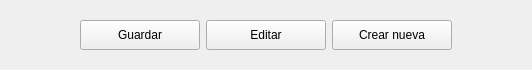
                      <widget class="QWidget" name="widget_17" native="true">
                       <property name="minimumSize">
                        <size>
                         <width>0</width>
                         <height>70</height>
                        </size>
                       </property>
                       <property name="maximumSize">
                        <size>
                         <width>16777215</width>
                         <height>70</height>
                        </size>
                       </property>
                       <layout class="QHBoxLayout" name="horizontalLayout_2">
                        <property name="leftMargin">
                         <number>80</number>
                        </property>
                        <property name="topMargin">
                         <number>20</number>
                        </property>
                        <property name="rightMargin">
                         <number>80</number>
                        </property>
                        <property name="bottomMargin">
                         <number>20</number>
                        </property>
                        <item>
                         <widget class="QPushButton" name="btnSaveSubscription">
                          <property name="minimumSize">
                           <size>
                            <width>120</width>
                            <height>30</height>
                           </size>
                          </property>
                          <property name="maximumSize">
                           <size>
                            <width>120</width>
                            <height>30</height>
                           </size>
                          </property>
                          <property name="text">
                           <string>Guardar</string>
                          </property>
                          <property name="icon">
                           <iconset resource="resources.qrc">
                            <normaloff>:/icons/icon/save_Weight_100.svg</normaloff>:/icons/icon/save_Weight_100.svg</iconset>
                          </property>
                          <property name="iconSize">
                           <size>
                            <width>25</width>
                            <height>25</height>
                           </size>
                          </property>
                         </widget>
                        </item>
                        <item>
                         <widget class="QPushButton" name="btnEditSubscription">
                          <property name="minimumSize">
                           <size>
                            <width>120</width>
                            <height>30</height>
                           </size>
                          </property>
                          <property name="maximumSize">
                           <size>
                            <width>120</width>
                            <height>30</height>
                           </size>
                          </property>
                          <property name="text">
                           <string>Editar</string>
                          </property>
                          <property name="icon">
                           <iconset resource="resources.qrc">
                            <normaloff>:/icons/icon/edit_document_Weight_100.svg</normaloff>:/icons/icon/edit_document_Weight_100.svg</iconset>
                          </property>
                          <property name="iconSize">
                           <size>
                            <width>25</width>
                            <height>25</height>
                           </size>
                          </property>
                         </widget>
                        </item>
                        <item>
                         <widget class="QPushButton" name="pushButton_2">
                          <property name="minimumSize">
                           <size>
                            <width>120</width>
                            <height>30</height>
                           </size>
                          </property>
                          <property name="maximumSize">
                           <size>
                            <width>120</width>
                            <height>30</height>
                           </size>
                          </property>
                          <property name="text">
                           <string>Crear nueva</string>
                          </property>
                          <property name="icon">
                           <iconset resource="resources.qrc">
                            <normaloff>:/icons/icon/note_add_Weight_100.svg</normaloff>:/icons/icon/note_add_Weight_100.svg</iconset>
                          </property>
                          <property name="iconSize">
                           <size>
                            <width>25</width>
                            <height>25</height>
                           </size>
                          </property>
                         </widget>
                        </item>
                       </layout>
                      </widget>
